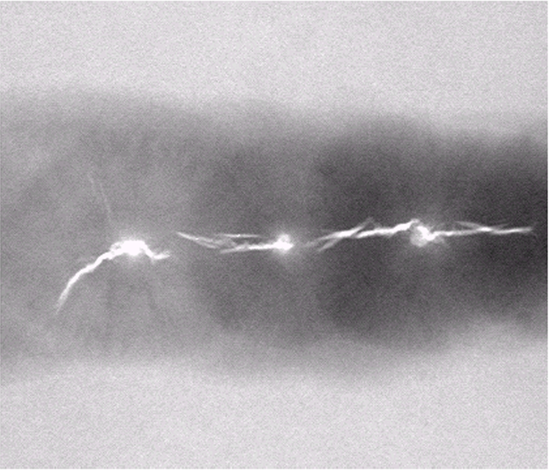
%> input picture Homeworks/Week10/images/焊接X光图像.jpg, 549 x 472 px
$ octave False_color_enhancement_2_2.m   (GNU Octave 9; MATLAB toolbox functions it lacks are replaced by stand-ins)
%> lines starting %> are read from the running program, lines starting %| are printed output that depends on the picture
I=imread('焊接X光图像.jpg');
%> I is the input picture: size 472x549x3 uint8; mean R, G, B 173, 169.6, 173
I=imread('美国NOAA可见光云图.jpg');
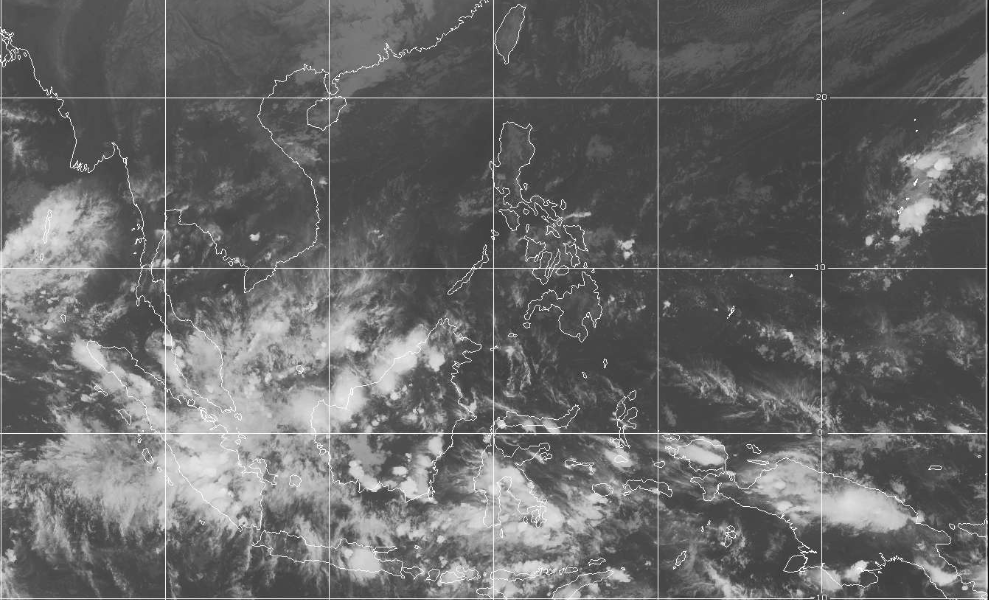
%> input picture Homeworks/Week10/images/美国NOAA可见光云图.jpg, 989 x 600 px
%> I is the input picture: size 600x989x3 uint8; min 14, max 255, mean 104.1
I=rgb2gray(I);
%> I: size 600x989 uint8
I=double(I);
%> I: size 600x989 double
[M,N]=size(I);
%> M = 600; N = 989
J1=double(zeros(M,N,3));
J2=J1;
J3=J1;

T1=255;
T2=255/2;
T3=255/4;
delta1=T1/3;
delta2=T2/3;
delta3=T3/3;

J1(:,:,1)=255*(1+sin(2*pi/T1*I))/2;
J1(:,:,2)=255*(1+sin(2*pi/T1*(I-delta1)))/2;
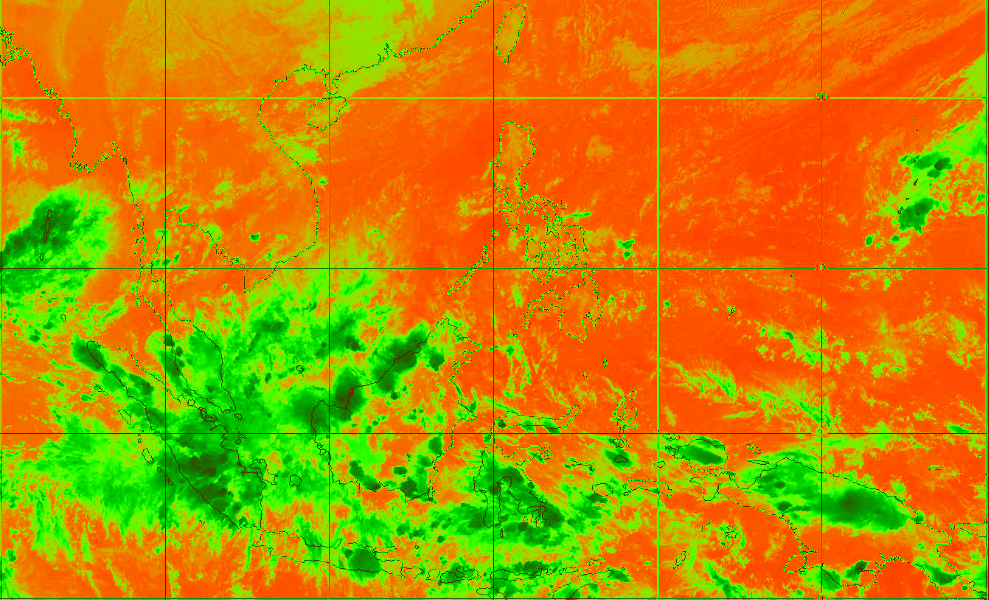
%> J1: size 600x989x3 double; mean R, G, B 189, 142.2, 0
J1(:,:,3)=255*(1+sin(2*pi/T1*(I-2*delta1)))/2;
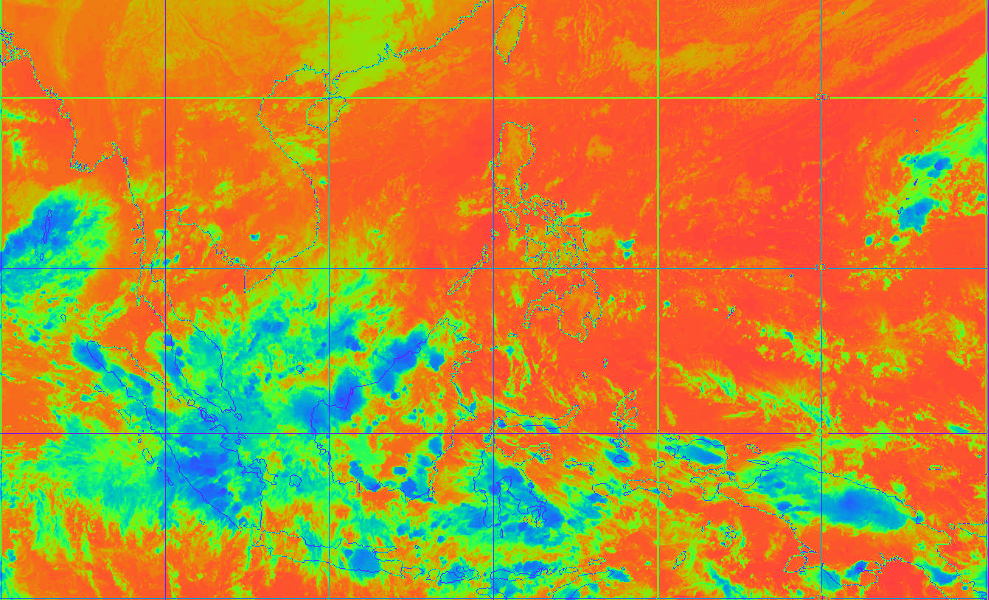
%> J1: size 600x989x3 double; mean R, G, B 189, 142.2, 51.3

J2(:,:,1)=255*(1+sin(2*pi/T2*I))/2;
J2(:,:,2)=255*(1+sin(2*pi/T2*(I-delta2)))/2;
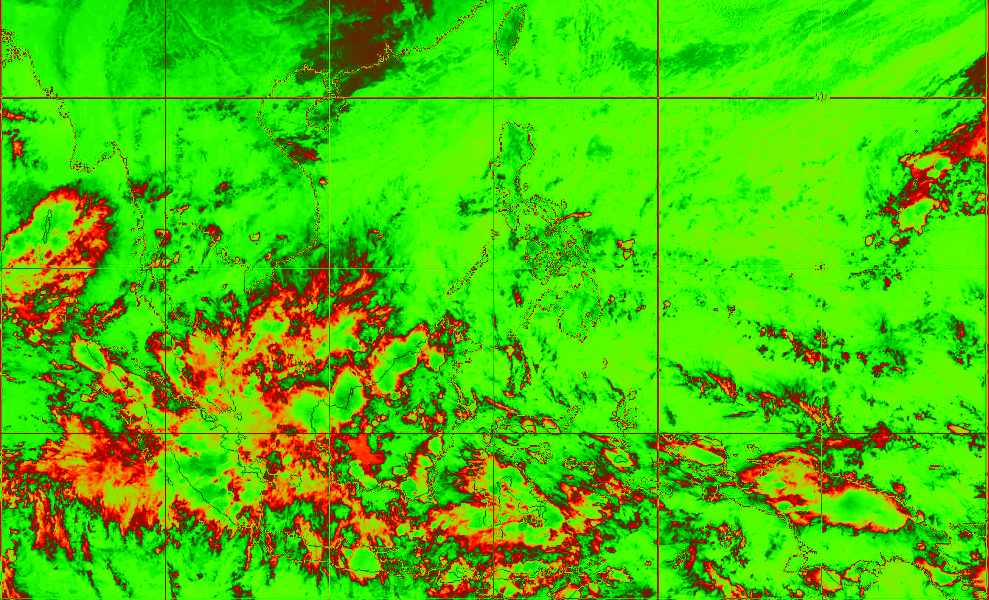
%> J2: size 600x989x3 double; mean R, G, B 75.6, 197.6, 0
J2(:,:,3)=255*(1+sin(2*pi/T2*(I-2*delta2)))/2;
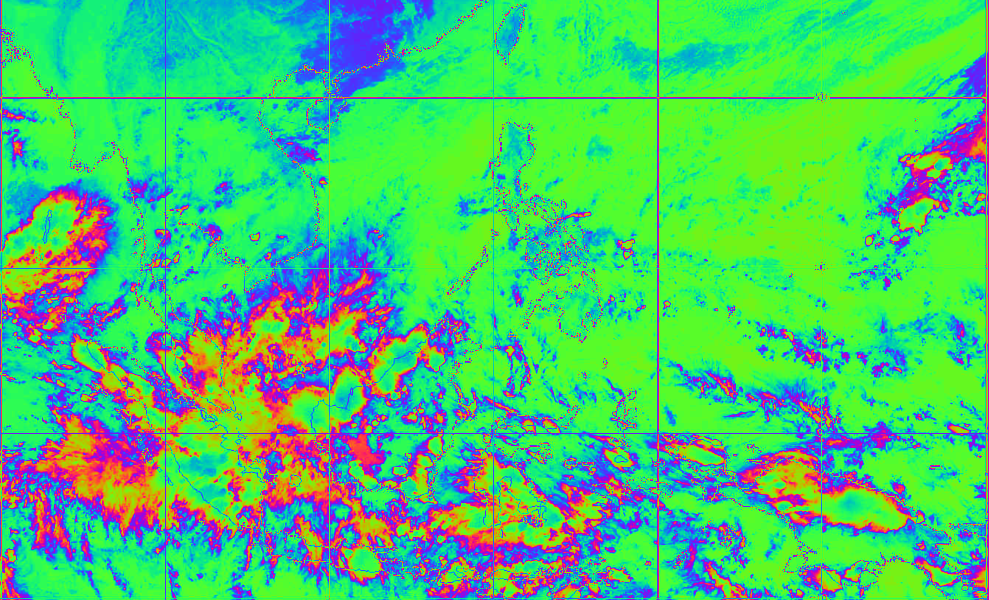
%> J2: size 600x989x3 double; mean R, G, B 75.6, 197.6, 109.3

J3(:,:,1)=255*(1+sin(2*pi/T3*I))/2;
J3(:,:,2)=255*(1+sin(2*pi/T3*(I-delta3)))/2;
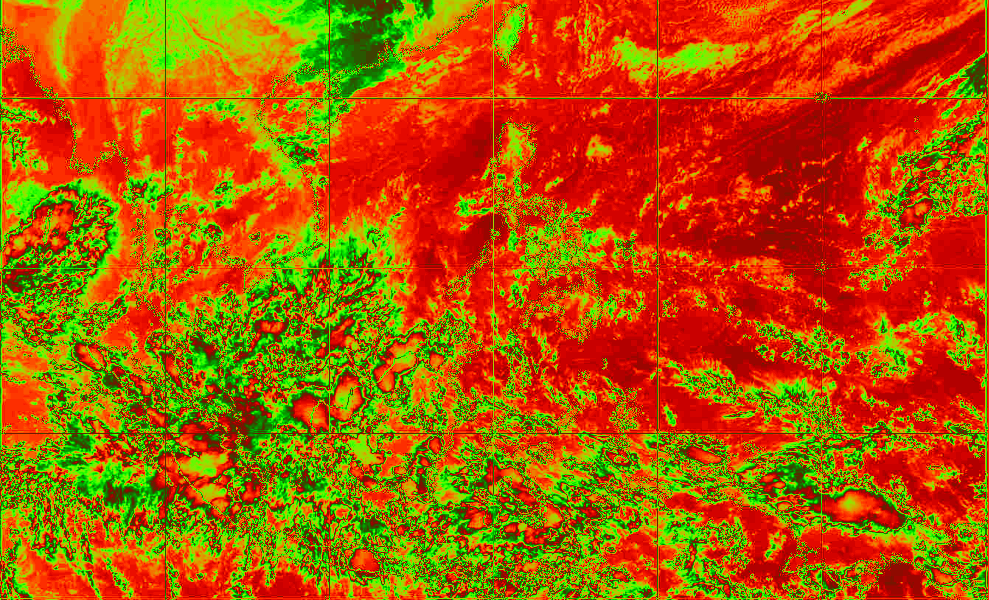
%> J3: size 600x989x3 double; mean R, G, B 176.6, 90.9, 0
J3(:,:,3)=255*(1+sin(2*pi/T3*(I-2*delta3)))/2;
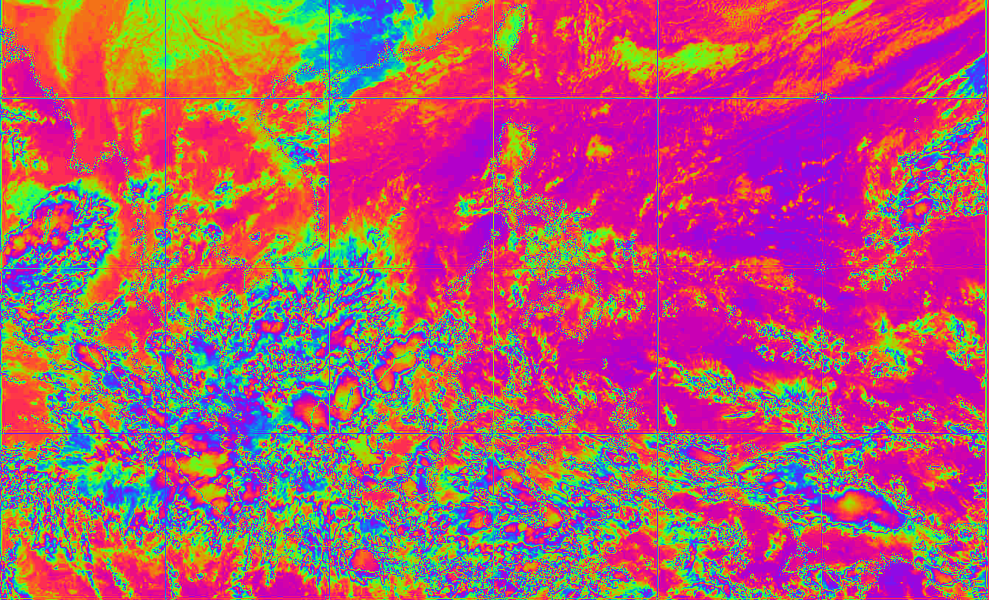
%> J3: size 600x989x3 double; mean R, G, B 176.6, 90.9, 114.9

figure;
subplot(2,2,1);imshow(uint8(I));title('原始图像');
subplot(2,2,2);imshow(uint8(J1));title('伪彩色处理后图像: T = 255');
subplot(2,2,3);imshow(uint8(J2));title('伪彩色处理后图像: T = 255/2');
subplot(2,2,4);imshow(uint8(J3));title('伪彩色处理后图像: T = 255/4');
